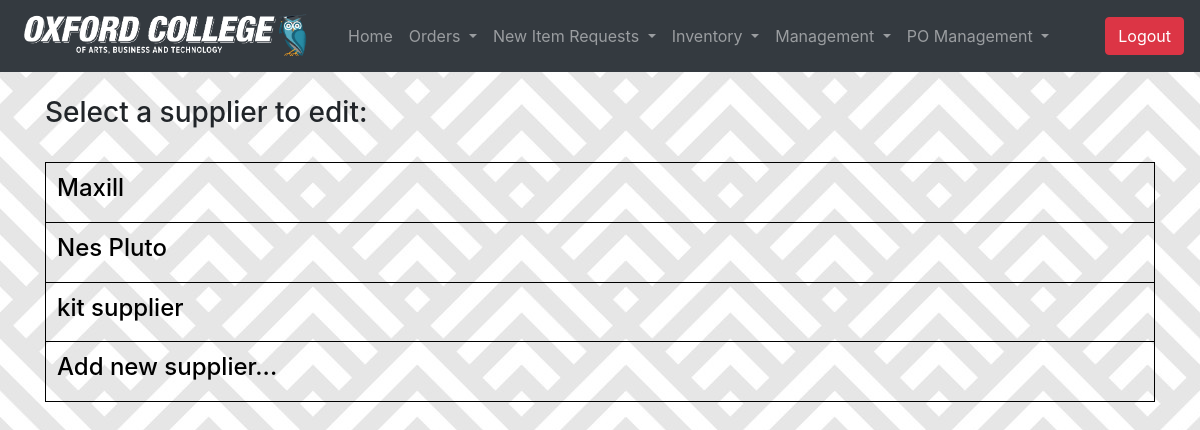
Screenshot of /purchasing/pm/supplier_management.php (signed in) with the database file from the repository.
### tables this page shows
CREATE TABLE IF NOT EXISTS `suppliers` (
  `id` int(11) NOT NULL AUTO_INCREMENT,
  `name` varchar(99) NOT NULL,
  `address` varchar(99) NOT NULL,
  `email` varchar(99) NOT NULL,
  `phone_number` varchar(99) NOT NULL,
  `fax_number` varchar(99) NOT NULL,
  `contact` varchar(99) DEFAULT NULL,
  PRIMARY KEY (`id`)
);

### purchasing/pm/supplier_management.php (the view, shortened to what this page needs)
<?php
	if (isset($_SESSION['loggedin']) && $_SESSION['loggedin'] == true && $_SESSION['role'] == 'purchasing') {
		include("pm_topbar.php");
	} else {
		header("Location: C:/wamp64/www/index.php");
		exit();
	}
	$query = "SELECT name FROM suppliers;";
	$result = mysqli_query($conn, $query);
?>
<html lang="en" dir="ltr">
	<head>
	</head>
	<body>
		<br>
		<div class="container">
			<h3>Select a supplier to edit:</h3>
			<br>
			<table style="width: 100%;">
				<?php
					$opt = "";
					while ($row = mysqli_fetch_assoc($result)) {
						$item = $row["name"];
						$opt .= "	<tr>
										<td>
											<a href='pm_supplier_edit.php?supplier=$item'>
												<div class='row' data-href='#' style='width: 100%; padding: 10px; padding-left: 25px;'>
													<h4>$item</h4>
												</div>
											</a>
										</td>
									</tr>";
					}
					$opt .= "	<tr>
									<td>
										<a href='pm_supplier_edit.php'>
											<div class='row' data-href='#' style='width: 100%; padding: 10px; padding-left: 25px;'>
												<h4>Add new supplier...</h4>
											</div>
										</a>
									</td>
								</tr>";
					echo $opt;
				?>
			</table>
		</div>
	</body>
</html>

### purchasing/pm/supplier_management.php (style rules this page uses)
body { margin: 0 auto; background-image: url(../img/bg2.jpg); }
table, tr, td { border: 1px solid black; }

### rows the page displays
suppliers: name "Maxill"
suppliers: name "Nes Pluto"
suppliers: name "kit supplier"
